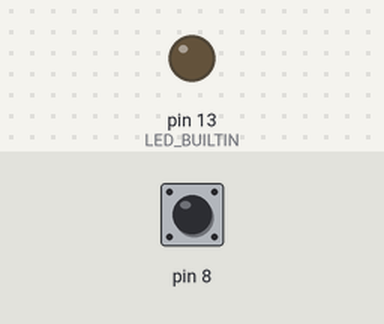
Bench run of a sketch on a simulated Arduino Uno, built with avr-gcc and run on an emulated ATmega328P. On the bench: output pins drawn as LEDs (lit = HIGH). Inputs (shaded band) come from the test bench; at power-on: pin 8 HIGH.

Above: at 1.2 s.
1.3 s: pin 8 pulled LOW for 0.15 s
At 2.6 s:
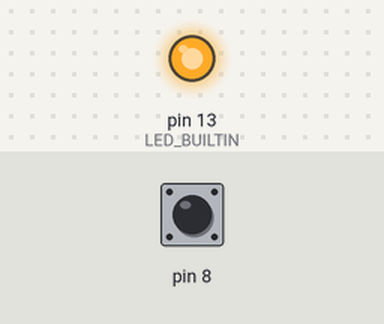
4.4 s: pin 8 pulled LOW for 3.2 s
At 10.45 s:
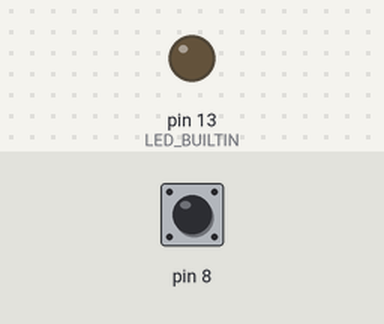
10.6 s: pin 8 pulled LOW for 1 s
At 12.0 s:
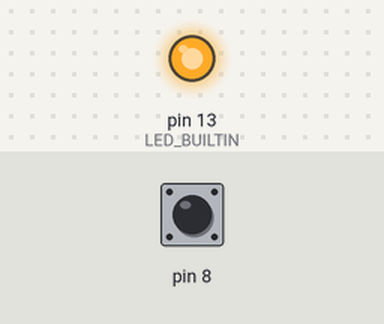
Timing chart, 0 to 16.6 s (numbered marks = the images above; inputs shaded):
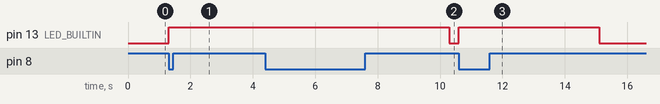

Measured:
- after the input at 1.3 s, pin 13 (LED_BUILTIN): LOW → HIGH at once
- after the input at 4.4 s, pin 13 (LED_BUILTIN): HIGH → LOW after 5.9 s instead of 1.4 s
- after the input at 10.6 s, pin 13 (LED_BUILTIN): LOW → HIGH at once, → LOW 4.5 s later

The sketch:

pt2272.ino
```cpp
/*
  Example for different sending methods

  https://github.com/sui77/rc-switch/

*/

#include <RCSwitch.h>

RCSwitch mySwitch = RCSwitch();

void setup() {
  pinMode(8, INPUT_PULLUP);
  pinMode(LED_BUILTIN, OUTPUT);
  digitalWrite(LED_BUILTIN, LOW);

  Serial.begin(9600);


  // Transmitter is connected to Arduino Pin #10
  mySwitch.enableTransmit(10);

  // Optional set protocol (default is 1, will work for most outlets)
  // mySwitch.setProtocol(2);

  // Optional set pulse length.
  // mySwitch.setPulseLength(320);

  // Optional set number of transmission repetitions.
  // mySwitch.setRepeatTransmit(15);

}

void loop() {

  if (digitalRead(8) == LOW)
  {
  digitalWrite(LED_BUILTIN, HIGH);
    for (size_t i = 0; i < 10; i++)
    {
      /* code */
  mySwitch.sendTriState("FFFFFFFF0000");
    }
  digitalWrite(LED_BUILTIN, LOW);

    /* code */
  }


  /* Same switch as above, but tri-state code */
  // delay(250);

}
```
